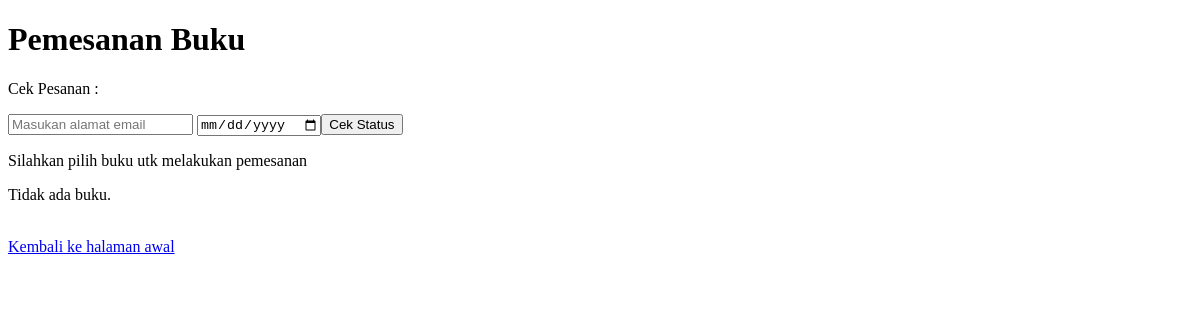
The page /index.php/pemesanan on the database as committed earlier.
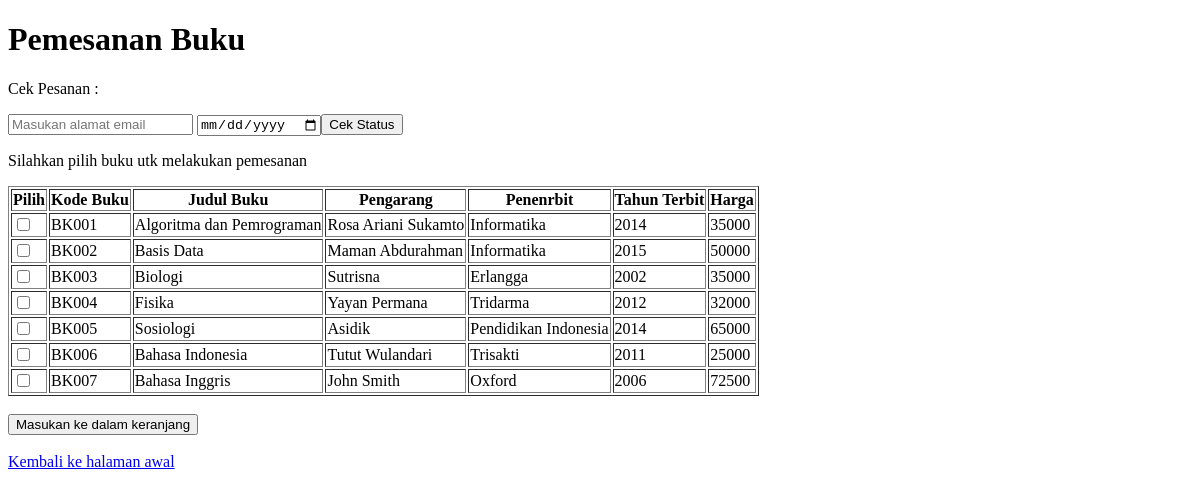
The same page on the database as committed later.
### tables this page shows
CREATE TABLE `aap_buku` (
  `aap_kode_buku` varchar(8) NOT NULL,
  `aap_judul_buku` varchar(100) NOT NULL,
  `aap_pengarang` varchar(100) NOT NULL,
  `aap_penerbit` varchar(100) NOT NULL,
  `aap_tahun_terbit` varchar(4) NOT NULL,
  `aap_harga` int(11) NOT NULL
);

### application/controllers/Pemesanan.php (called while the page is built, shortened)
<?php
class Pemesanan extends CI_Controller {
	public function __construct(){
		$this->load->model('buku_model');
		$this->load->model('pemesanan_model');
	}
	public function index(){
        if(!$this->input->post()){
            $data['buku'] = $this->buku_model->select_all()->result();
            $data['aap_kode_buku'] = [];
            $data['aap_judul_buku'] = [];
            $data['aap_tahun_terbit'] = [];
            $data['aap_harga'] = [];
		    $this->load->view('pemesanan',$data);
        }
	}
}

### index.php (called while the page is built, shortened)
<?php
require_once BASEPATH.'core/CodeIgniter.php';

### application/models/Buku_model.php (called while the page is built, shortened)
<?php
class Buku_model extends CI_Model {
    public function select_all(){
        $this->db->select('*');
        $this->db->from('aap_buku');
        return $this->db->get();
    }
}

### application/views/pemesanan.php (the view, shortened to what this page needs)
<!DOCTYPE html>
<html>
    <head>
    </head>
    <body>
        <h1>Pemesanan Buku</h1>
        <p>Cek Pesanan :
        <form action="<?php echo site_url();?>/pemesanan/detail/search" method="post">
            <input type="email" name="email" placeholder="Masukan alamat email"/> <input type="date" name="tgl_pemesanan"/><input type="submit" value="Cek Status"/></form></p>
        <p>Silahkan pilih buku utk melakukan pemesanan</p>
          <?php
                if(count($buku) > 0){
            ?>
            <form action="<?php echo site_url();?>/pemesanan/" method="post">
            <table border=1>
                <tr>
                    <th>Pilih</th>
                    <th>Kode Buku</th>
                    <th>Judul Buku</th>
                    <th>Pengarang</th>
                    <th>Penenrbit</th>
                    <th>Tahun Terbit</th>
                    <th>Harga</th>
                </tr>
                <?php
                    foreach ($buku as $row){
                ?>
                <tr>
                    <td><input type="checkbox" name="kode_buku[]" value="<?php echo $row->aap_kode_buku;?>"></td>
                    <td><?php echo $row->aap_kode_buku; ?></td>
                    <td><?php echo $row->aap_judul_buku; ?></td>
                    <td><?php echo $row->aap_pengarang; ?></td>
                    <td><?php echo $row->aap_penerbit; ?></td>
                    <td><?php echo $row->aap_tahun_terbit; ?></td>
                    <td><?php echo $row->aap_harga; ?></td>
                </tr>
                <?php
                } ?>
            </table>
            <input type="submit" value="Masukan ke dalam keranjang"/ dissabled>
            </form>
            <?php }else{ ?>
                <p>Tidak ada buku.</p>
            <?php } ?>
             <a href="<?php echo site_url();?>">Kembali ke halaman awal</a>
    </body>
</html>

Rows that differ between the two databases and show on the page:
added aap_buku: aap_kode_buku "BK001", aap_judul_buku "Algoritma dan Pemrograman", aap_pengarang "Rosa Ariani Sukamto", aap_penerbit "Informatika", aap_tahun_terbit "2014", aap_harga "35000"
added aap_buku: aap_kode_buku "BK002", aap_judul_buku "Basis Data", aap_pengarang "Maman Abdurahman", aap_penerbit "Informatika", aap_tahun_terbit "2015", aap_harga "50000"
added aap_buku: aap_kode_buku "BK003", aap_judul_buku "Biologi", aap_pengarang "Sutrisna", aap_penerbit "Erlangga", aap_tahun_terbit "2002", aap_harga "35000"
added aap_buku: aap_kode_buku "BK004", aap_judul_buku "Fisika", aap_pengarang "Yayan Permana", aap_penerbit "Tridarma", aap_tahun_terbit "2012", aap_harga "32000"
added aap_buku: aap_kode_buku "BK005", aap_judul_buku "Sosiologi", aap_pengarang "Asidik", aap_penerbit "Pendidikan Indonesia", aap_tahun_terbit "2014", aap_harga "65000"
added aap_buku: aap_kode_buku "BK006", aap_judul_buku "Bahasa Indonesia", aap_pengarang "Tutut Wulandari", aap_penerbit "Trisakti", aap_tahun_terbit "2011", aap_harga "25000"
added aap_buku: aap_kode_buku "BK007", aap_judul_buku "Bahasa Inggris", aap_pengarang "John Smith", aap_penerbit "Oxford", aap_tahun_terbit "2006", aap_harga "72500"
Other text that changed with them:
form field value: (not shown) → "Masukan ke dalam keranjang"
text no longer shown: "Tidak ada buku."
text now shown: "Pilih Kode Buku Judul Buku Pengarang Penenrbit Tahun Terbit Harga"
